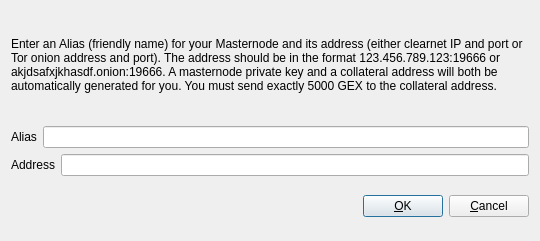
<?xml version="1.0" encoding="UTF-8"?>
<ui version="4.0">
 <class>AddEditGexNode</class>
 <widget class="QDialog" name="AddEditGexNode">
  <property name="geometry">
   <rect>
    <x>0</x>
    <y>0</y>
    <width>540</width>
    <height>241</height>
   </rect>
  </property>
  <property name="windowTitle">
   <string>Add/Edit Masternode</string>
  </property>
  <property name="modal">
   <bool>true</bool>
  </property>
  <layout class="QVBoxLayout" name="verticalLayout">
   <item>
    <layout class="QVBoxLayout" name="verticalLayout_2">
     <property name="topMargin">
      <number>0</number>
     </property>
     <property name="bottomMargin">
      <number>0</number>
     </property>
     <item>
      <widget class="QLabel" name="label_3">
       <property name="sizePolicy">
        <sizepolicy hsizetype="Preferred" vsizetype="Expanding">
         <horstretch>0</horstretch>
         <verstretch>0</verstretch>
        </sizepolicy>
       </property>
       <property name="text">
        <string>&lt;html&gt;&lt;head/&gt;&lt;body&gt;&lt;p&gt;Enter an Alias (friendly name) for your Masternode and its address (either clearnet IP and port or Tor onion address and port).  The address should be in the format 123.456.789.123:19666 or akjdsafxjkhasdf.onion:19666.  A masternode private key and a collateral address will both be automatically generated for you.  You must send exactly 5000 GEX to the collateral address.&lt;/p&gt;&lt;/body&gt;&lt;/html&gt;</string>
       </property>
       <property name="wordWrap">
        <bool>true</bool>
       </property>
      </widget>
     </item>
     <item>
      <layout class="QHBoxLayout" name="horizontalLayout">
       <property name="bottomMargin">
        <number>0</number>
       </property>
       <item>
        <widget class="QLabel" name="label">
         <property name="text">
          <string>Alias</string>
         </property>
        </widget>
       </item>
       <item>
        <widget class="QLineEdit" name="aliasLineEdit"/>
       </item>
      </layout>
     </item>
     <item>
      <layout class="QHBoxLayout" name="horizontalLayout_2">
       <property name="bottomMargin">
        <number>0</number>
       </property>
       <item>
        <widget class="QLabel" name="label_2">
         <property name="text">
          <string>Address</string>
         </property>
        </widget>
       </item>
       <item>
        <widget class="QLineEdit" name="addressLineEdit"/>
       </item>
      </layout>
     </item>
     <item>
      <layout class="QHBoxLayout" name="horizontalLayout_3">
       <property name="bottomMargin">
        <number>0</number>
       </property>
      </layout>
     </item>
    </layout>
   </item>
   <item>
    <layout class="QHBoxLayout" name="horizontalLayout_Buttons">
     <item>
      <spacer name="horizontalSpacer_1">
       <property name="orientation">
        <enum>Qt::Horizontal</enum>
       </property>
       <property name="sizeHint" stdset="0">
        <size>
         <width>40</width>
         <height>48</height>
        </size>
       </property>
      </spacer>
     </item>
     <item>
      <widget class="QLabel" name="statusLabel">
       <property name="font">
        <font>
         <weight>75</weight>
         <bold>true</bold>
        </font>
       </property>
       <property name="text">
        <string/>
       </property>
       <property name="textFormat">
        <enum>Qt::PlainText</enum>
       </property>
       <property name="wordWrap">
        <bool>true</bool>
       </property>
      </widget>
     </item>
     <item>
      <spacer name="horizontalSpacer_2">
       <property name="orientation">
        <enum>Qt::Horizontal</enum>
       </property>
       <property name="sizeHint" stdset="0">
        <size>
         <width>40</width>
         <height>48</height>
        </size>
       </property>
      </spacer>
     </item>
     <item>
      <widget class="QPushButton" name="okButton">
       <property name="text">
        <string>&amp;OK</string>
       </property>
      </widget>
     </item>
     <item>
      <widget class="QPushButton" name="cancelButton">
       <property name="text">
        <string>&amp;Cancel</string>
       </property>
       <property name="autoDefault">
        <bool>false</bool>
       </property>
      </widget>
     </item>
    </layout>
   </item>
  </layout>
 </widget>
 <resources/>
 <connections/>
</ui>
